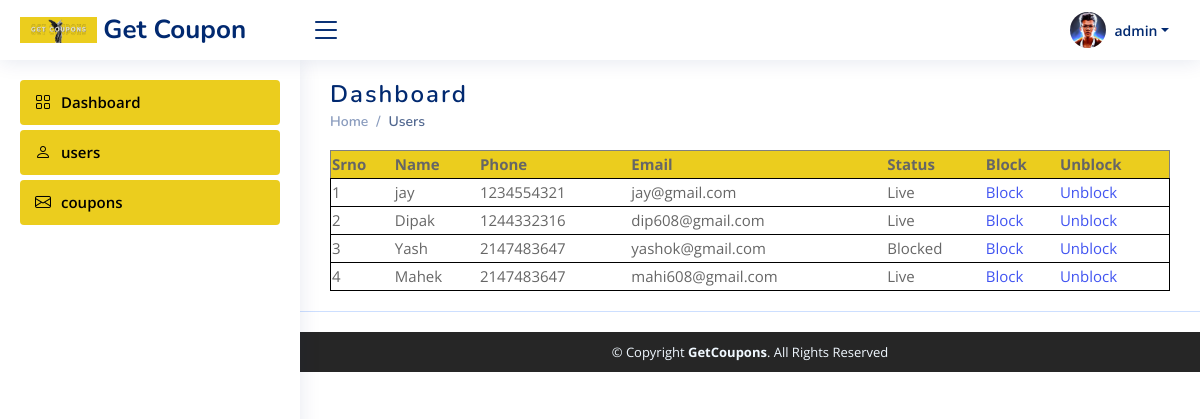
The page /users.php (signed in) on the database its author committed.
### tables this page shows
CREATE TABLE `users` (
  `usrid` int(11) NOT NULL,
  `name` varchar(50) NOT NULL,
  `phone` int(50) NOT NULL,
  `email` varchar(50) NOT NULL,
  `pswd` varchar(200) NOT NULL,
  `role` int(11) NOT NULL DEFAULT 1 COMMENT '0=admin , 1=user',
  `acstatus` int(1) NOT NULL DEFAULT 1
);

### users.php (the view, shortened to what this page needs)
<?php
include("connect.php");
include("adheader.php");
$sql = "SELECT * FROM users where role=1";
if ($result = mysqli_query($con, $sql)) {
    if (mysqli_num_rows($result) > 0) {
        echo "<table  border='solid black 1px' width='100%'>
                        <tr style='background-color:#EBCD1E'>
                        <th>Srno</th>
                        <th>Name</th>
                        <th>Phone</th>
                        <th>Email</th>
                        <th>Status</th>
                        <th>Block</th>
                        <th>Unblock</th>
                        </tr>
                    ";
        $i = 1;
        while ($row = mysqli_fetch_array($result)) {
            echo "<tr  style='border:solid black 1px'>";
            echo "<td>" . $i . "</td>";
            echo "<td>" . $row['name'] . "</td>";
            echo "<td>" . $row['phone'] . "</td>";
            echo "<td>" . $row['email'] . "</td>";
            if ($row['acstatus'] == 0) {
                echo "<td> Blocked </td>";
            } else {
                echo "<td> Live </td>";
            }
            echo "<td><a href='block.php?usrid=" .  $row["usrid"] . "'>Block</a></td>";
            echo "<td><a href='unblock.php?usrid=" .  $row["usrid"] . "'>Unblock</a></td>";
            echo "</tr>";
            $i++;
        }
        echo "</table>";
    }
}
include("adfooter.php");

### assets/css/style.css (style rules this page uses)
:root { scroll-behavior: smooth; }
body { font-family: "Open Sans", sans-serif; background: ;*/ color: #444444 color: #444444; }
a { color: #4154f1; text-decoration: none; }

### rows shown on the page
users: name "jay", phone "1234554321", email "jay@gmail.com", acstatus "Live"
users: name "Dipak", phone "1244332316", email "dip608@gmail.com", acstatus "Live"
users: name "Yash", phone "2147483647", email "yashok@gmail.com", acstatus "Blocked"
users: name "Mahek", phone "2147483647", email "mahi608@gmail.com", acstatus "Live"

### other values the page prints
$_SESSION[name] "admin"
str_replace('.php', '', basename($_SERVER['PHP_SELF'])) "Users"
